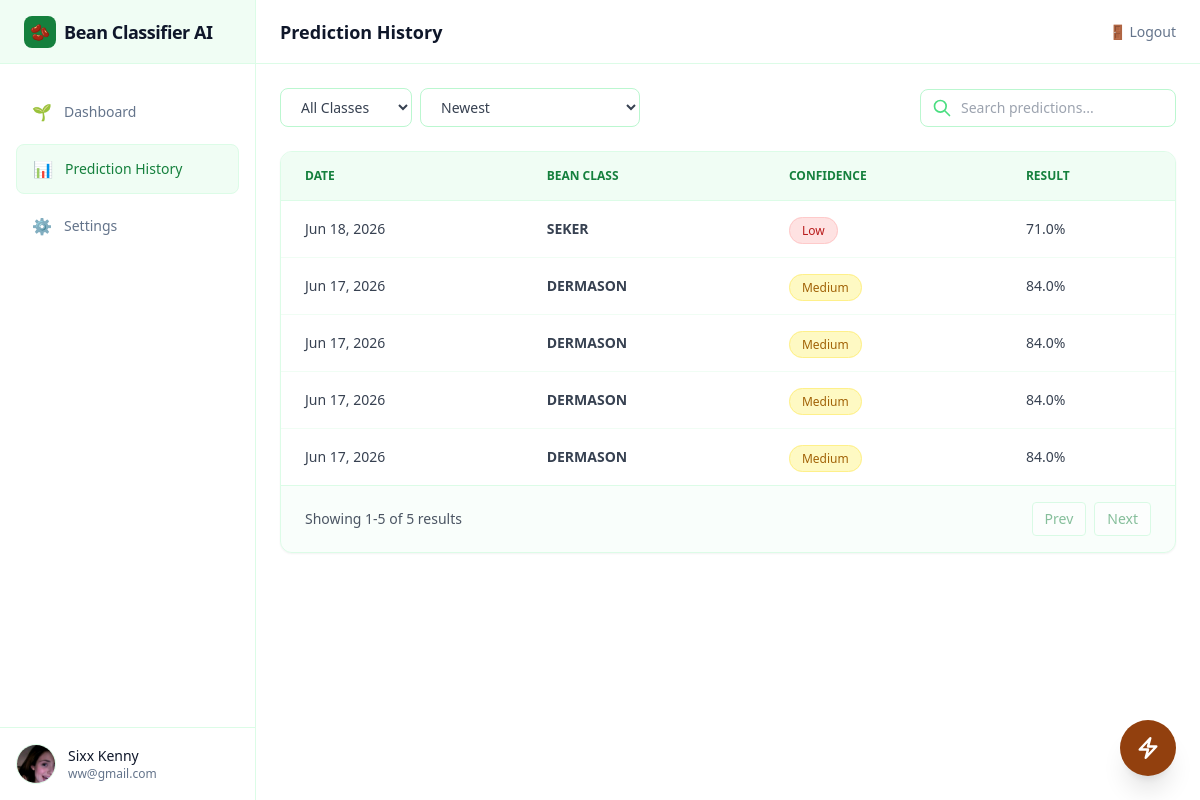
The app's page /history (signed in), older data.
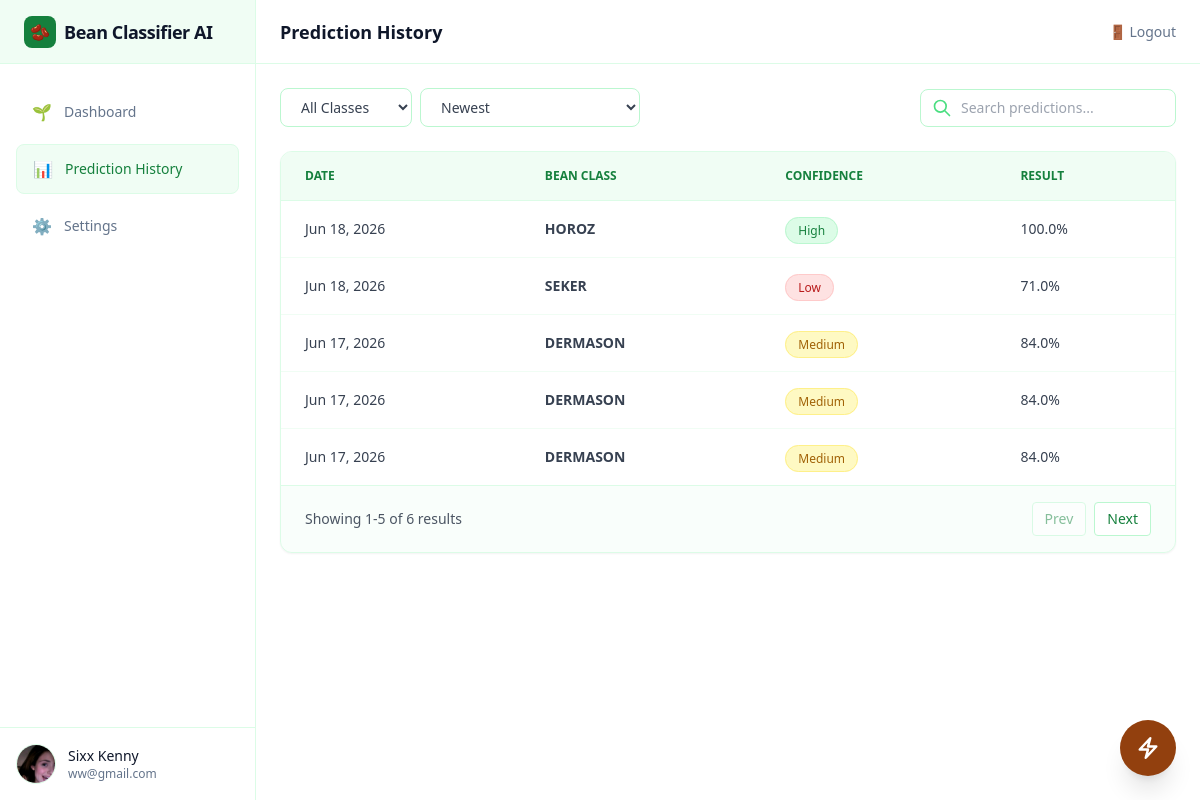
The same page, newer data.
### models/user.py (models this page shows, shortened)
class User(db.Model):
    id = db.Column(
        db.Integer,
        primary_key=True
    )
    name = db.Column(
        db.String(100),
        nullable=False
    )
    username = db.Column(
        db.String(25),
        unique=True,
        nullable=False
    )
    email = db.Column(
        db.String(120),
        unique=True,
        nullable=False
    )
    password_hash = db.Column(
        db.String(255),
        nullable=False
    )
    avatar = db.Column(
        db.String(255),
        nullable=True
    )

### models/prediction.py (models this page shows)
class Prediction(db.Model):
    id = db.Column(
        db.Integer,
        primary_key=True
    )
    user_id = db.Column(
        db.Integer,
        db.ForeignKey("user.id"),
        nullable=True
    )
    prediction = db.Column(
        db.String(50)
    )
    confidence = db.Column(
        db.Float
    )
    input_data = db.Column(
        db.Text
    )
    created_at = db.Column(
        db.DateTime,
        default=datetime.utcnow
    )

### routes/main.py (the view)
@main.route("/history")
def history():
    if session.get("guest"):
        return redirect(url_for("main.dashboard"))
    if "username" not in session:
        return redirect(url_for("auth.login_page"))
    user = User.query.filter_by(
        username=session["username"]
    ).first()
    predictions = Prediction.query.filter_by(
        user_id=user.id
    ).order_by(
        Prediction.created_at.desc()
    ).all()
    return render_template(
        "main/history.html",
        user=user,
        predictions=predictions
    )

### app.py (called while the page is built)
@app.after_request
def add_header(response):
    response.headers["Cache-Control"] = "no-store, no-cache, must-revalidate, max-age=0"
    response.headers["Pragma"] = "no-cache"
    response.headers["Expires"] = "0"
    return response

### templates/main/history.html (shortened to what this page needs)
{% extends "main/base.html" %}
{% block page_title %}
Prediction History
{% endblock %}
{% block content %}
<main>
    <div class="p-6 space-y-6">
        <div class="flex flex-col sm:flex-row gap-4 justify-between items-start sm:items-center">
            <div class="flex gap-2 flex-wrap">
                <select id="classFilter"
                    onchange="filterTable()"
                    class="px-4 py-2 bg-white border border-green-200 rounded-lg text-sm text-gray-700 focus:outline-none focus:ring-2 focus:ring-green-500">
                    <option value="ALL">All Classes</option>
                </select>
                <select id="sortFilter"
                    onchange="filterTable()"
                    class="px-4 py-2 bg-white border border-green-200 rounded-lg text-sm text-gray-700 focus:outline-none focus:ring-2 focus:ring-green-500">
                    <option value="newest">Newest</option>
                </select>
            </div>
            <div class="relative">
                <svg xmlns="http://www.w3.org/2000/svg"
                     class="h-5 w-5 text-green-400 absolute left-3 top-1/2 -translate-y-1/2"
                     fill="none" viewBox="0 0 24 24" stroke="currentColor">
                    <path stroke-linecap="round" stroke-linejoin="round" stroke-width="2"
                          d="M21 21l-6-6m2-5a7 7 0 11-14 0 7 7 0 0114 0z" />
                </svg>
                <input id="searchInput" type="text" placeholder="Search predictions..."
                    class="pl-10 pr-4 py-2 bg-white border border-green-200 rounded-lg text-gray-700 placeholder-gray-400 focus:outline-none focus:ring-2 focus:ring-green-500 text-sm w-full sm:w-64">
            </div>
        </div>
        <div class="bg-white rounded-xl border border-green-100 shadow-sm overflow-hidden">
            <div class="overflow-x-auto">
                <table class="w-full">
                    <thead class="bg-green-50">
                        <tr class="border-b border-green-100">
                            <th class="text-left text-xs font-semibold text-green-700 uppercase px-6 py-4">
                                Date
                            </th>
                            <th class="text-left text-xs font-semibold text-green-700 uppercase px-6 py-4">
                                Bean Class
                            </th>
                            <th class="text-left text-xs font-semibold text-green-700 uppercase px-6 py-4">
                                Confidence
                            </th>
                            <th class="text-left text-xs font-semibold text-green-700 uppercase px-6 py-4">
                                Result
                            </th>
                        </tr>
                    </thead>
                    <tbody class="divide-y divide-green-50">
                        {% for p in predictions %}
                        <tr
                            class="hover:bg-green-50 transition"
                            data-class="{{ p.prediction }}"
                            data-confidence="{{ p.confidence }}"
                            data-date="{{ p.created_at.timestamp() }}">
                            <td class="px-6 py-4 text-sm text-gray-700">
                                {{ p.created_at.strftime('%b %d, %Y') }}
                            </td>
                            <td class="px-6 py-4 text-sm text-gray-700 font-semibold">
                                {{ p.prediction }}
                            </td>
                            <td class="px-6 py-4">
                                {% if p.confidence >= 90 %}
                                    <span class="px-3 py-1 text-xs rounded-full bg-green-100 text-green-700 border border-green-200">
                                        High
                                    </span>
                                {% elif p.confidence >= 75 %}
                                    <span class="px-3 py-1 text-xs rounded-full bg-yellow-100 text-yellow-700 border border-yellow-200">
                                        Medium
                                    </span>
                                {% else %}
                                    <span class="px-3 py-1 text-xs rounded-full bg-red-100 text-red-700 border border-red-200">
                                        Low
                                    </span>
                                {% endif %}
                            </td>
                            <td class="px-6 py-4 text-sm text-gray-700">
                                {{ p.confidence }}%
                            </td>
                        </tr>
                        {% else %}
                        <tr>
                            <td colspan="4" class="px-6 py-10 text-center text-sm text-gray-500">
                                No predictions found yet.
                            </td>
                        </tr>
                        {% endfor %}
                    </tbody>
                </table>
            </div>
            <div class="flex items-center justify-between px-6 py-4 border-t border-green-100 bg-green-50/40">
                <p id="paginationInfo" class="text-sm text-gray-600"></p>
                <div class="flex gap-2">
                    <button id="prevBtn"
                        onclick="prevPage()"
                        class="px-3 py-1.5 text-sm text-green-700 bg-white border border-green-200 rounded hover:bg-green-50">
                        Prev
                    </button>
                    <button id="nextBtn"
                        onclick="nextPage()"
                        class="px-3 py-1.5 text-sm text-green-700 bg-white border border-green-200 rounded hover:bg-green-50">
                        Next
                    </button>
                </div>
            </div>
        </div>
    </div>
</main>
{% endblock %}

### templates/main/base.html (shortened to what this page needs)
<!DOCTYPE html>
<html lang="en">
<head>
    <script src="https://cdn.tailwindcss.com"></script>
    <link rel="stylesheet" href="{{ url_for('static', filename='css/components/scrollbar.css') }}">
    <link rel="stylesheet" href="{{ url_for('static', filename='css/components/fonts.css') }}">
</head>
<body class="bg-white text-slate-700 antialiased selection:bg-green-500 selection:text-white">
    <aside class="fixed left-0 top-0 h-full w-64 bg-white border-r border-green-100 hidden lg:flex flex-col z-40">
        <a href="javascript:location.reload()" class="h-16 flex items-center px-6 border-b border-green-100 hover:bg-green-50 transition">
            <div class="flex items-center gap-2">
                <div class="h-8 w-8 bg-green-700 rounded-lg flex items-center justify-center text-white font-bold">
                    🫘
                </div>
                <span class="text-slate-900 font-bold text-lg tracking-tight">
                    Bean Classifier AI
                </span>
            </div>
        </a>
        {% set active_class = "flex items-center gap-3 px-4 py-3 bg-green-50 text-green-700 rounded-lg border border-green-100" %}
        {% set inactive_class = "flex items-center gap-3 px-4 py-3 text-slate-500 hover:text-green-700 hover:bg-green-50 rounded-lg transition" %}
        <nav class="flex-1 px-4 py-6 space-y-2">
            <a href="{{ url_for('main.dashboard') }}"
               class="{{ active_class if request.endpoint == 'main.dashboard' else inactive_class }}">
                🌱
                <span class="text-sm font-medium">Dashboard</span>
            </a>
            {% if not session.get("guest") %}
            <a href="{{ url_for('main.history') }}"
               class="{{ active_class if request.endpoint == 'main.history' else inactive_class }}">
                📊
                <span class="text-sm font-medium">Prediction History</span>
            </a>
            <a href="{{ url_for('main.settings') }}"
               class="{{ active_class if request.endpoint == 'main.settings' else inactive_class }}">
                ⚙️
                <span class="text-sm font-medium">Settings</span>
            </a>
            {% endif %}
        </nav>
        <a href="{{ url_for('main.settings') }}"
           class="block p-4 border-t border-green-100 hover:bg-green-50 transition">
            <div class="flex items-center gap-3">
                {% if session.get("guest") %}
                    <div class="h-10 w-10 rounded-full bg-green-100 flex items-center justify-center">
                        <span class="text-green-700 font-semibold text-sm">
                            GU
                        </span>
                    </div>
                {% elif user.avatar %}
                    <img src="{{ url_for('static', filename='uploads/' + user.avatar) }}"
                        class="h-10 w-10 rounded-full object-cover border border-green-100">
                {% else %}
                    <div class="h-10 w-10 rounded-full bg-green-100 flex items-center justify-center">
                        <span class="text-green-700 font-semibold text-sm">
                            {{ user.name[:2].upper() }}
                        </span>
                    </div>
                {% endif %}
                <div class="flex-1 min-w-0">
                    {% if session.get("guest") %}
                        <p class="text-sm font-medium text-slate-900 truncate">
                            Guest User
                        </p>
                        <p class="text-xs text-slate-500 truncate">
                            Predictions will not be saved
                        </p>
                    {% else %}
                        <p class="text-sm font-medium text-slate-900 truncate">
                            {{ user.name }}
                        </p>
                        <p class="text-xs text-slate-500 truncate">
                            {{ user.email }}
                        </p>
                    {% endif %}
                </div>
            </div>
        </a>
    </aside>
    <main class="lg:pl-64 min-h-screen bg-white">
        <header class="h-16 bg-white/80 backdrop-blur border-b border-green-100 flex items-center justify-between px-6 sticky top-0 z-30">
            <h1 class="text-lg font-semibold text-slate-900">
                {% block page_title %}{% endblock %}
            </h1>
            <a href="{{ url_for('auth.logout') }}"
               class="text-sm text-slate-500 hover:text-green-700 transition flex items-center gap-2">
                🚪 Logout
            </a>
        </header>
        {% block content %}
        {% endblock %}
        <div class="fixed bottom-6 right-6 z-50 group flex items-center">
    <button onclick="openPredictionModal()"
        class="w-14 h-14 rounded-full bg-amber-800 text-white shadow-xl
               hover:bg-amber-900 hover:scale-110 active:scale-95
               flex items-center justify-center transition-all duration-300
               animate-pulse hover:animate-none">
        <svg xmlns="http://www.w3.org/2000/svg" fill="none" viewBox="0 0 24 24" stroke-width="2.5" stroke="currentColor" class="w-6 h-6">
            <path stroke-linecap="round" stroke-linejoin="round" d="m3.75 13.5 10.5-11.25L12 10.5h8.25L9.75 21.75 12 13.5H3.75Z" />
        </svg>
    </button>
</div>
    </main>
</body>
</html>

Row changes from the older to the newer data that the page shows:
no longer on this page (row unchanged): Prediction: created_at "Jun 17, 2026", prediction "DERMASON", shows "Medium", confidence "84.0"
added Prediction: created_at "Jun 18, 2026", prediction "HOROZ", shows "High", confidence "100.0"
Text that changed along with them:
text written by a page script: "Showing 1-5 of 5 results" → "Showing 1-5 of 6 results"
